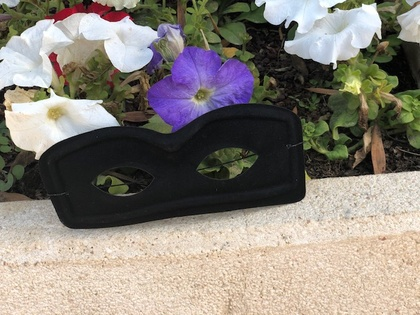
%> input picture Hackathon/I1_train1.jpg, 420 x 315 px, shrunk from 640 x 480 before the run
$ octave --eval "result = seg2(imread('I1_train1.jpg'));"   (GNU Octave 9; MATLAB toolbox functions it lacks are replaced by stand-ins)
%> lines starting %> are read from the running program, lines starting %| are printed output that depends on the picture; in (x1, y1, x2, y2) boxes, pixels count from 0 and x2, y2 are one past the last pixel; in counts of white or black regions, pixels touching at a corner belong together; the program's own positions count from 1
function [BB, mask] = seg2(img)


     BB = zeros([1,4]);

    if(size(img,3)<3)
        mask = ones(size(img));
    else
         mask = edge(img(:,:,2),'Canny');
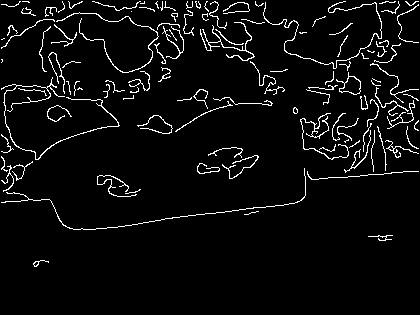
%> mask: size 315x420 logical; 4.8% white in thin lines or dots, all inside (x1, y1, x2, y2) = (1, 1, 419, 267)
        mask = bwareafilt(mask,1);
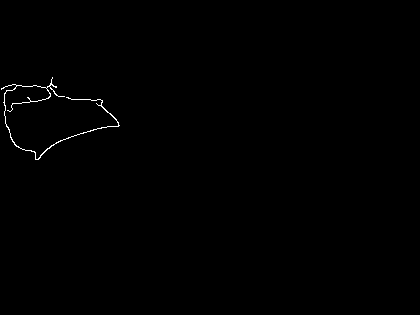
%> mask: size 315x420 logical; 0.35% white in thin lines or dots, all inside (x1, y1, x2, y2) = (1, 77, 120, 160)
    end


    [poly_x,poly_y] = find(mask==1);
%> poly_x = 463 values from 78 to 160; poly_y = 463 values from 2 to 120
%> (the run ends here)

$ run again, on Hackathon/I1_train2.jpg
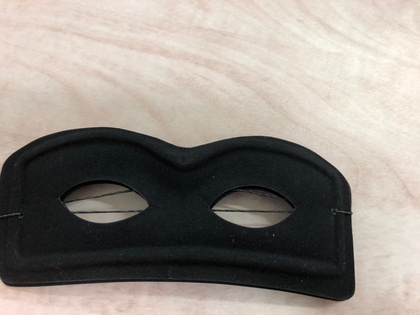
%> input picture Hackathon/I1_train2.jpg, 420 x 315 px, shrunk from 2016 x 1512 before the run
%> in seg2, `mask = edge(img(:,:,2),'Canny');`:
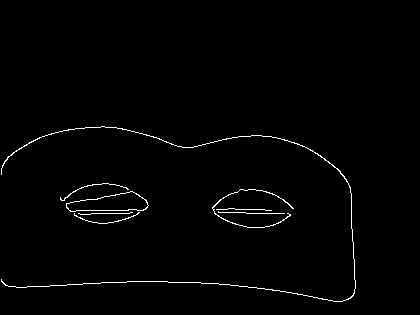
%> mask: size 315x420 logical; 1.2% white in thin lines or dots, all inside (x1, y1, x2, y2) = (1, 126, 356, 302)
%> in seg2, `mask = bwareafilt(mask,1);`:
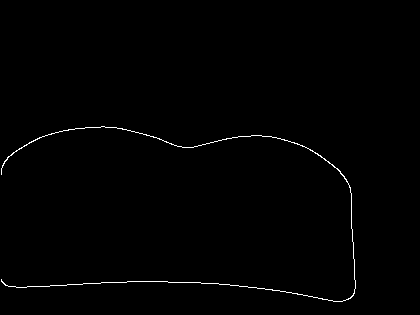
%> mask: size 315x420 logical; 0.68% white in thin lines or dots, all inside (x1, y1, x2, y2) = (1, 126, 356, 302)
%> poly_x = 899 values from 127 to 302; poly_y = 899 values from 2 to 356
